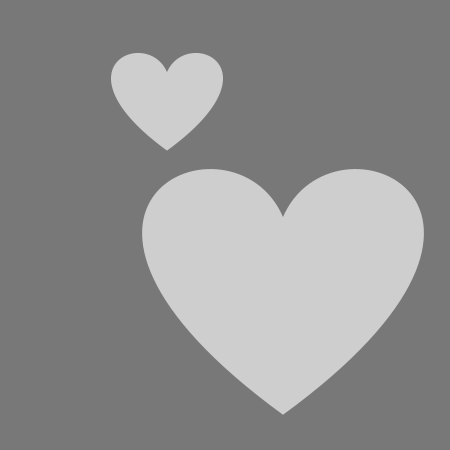
Frame 1 (no input)
Frame 60 (the mouse pressed at the canvas centre just before this capture): identical to frame 1, image omitted
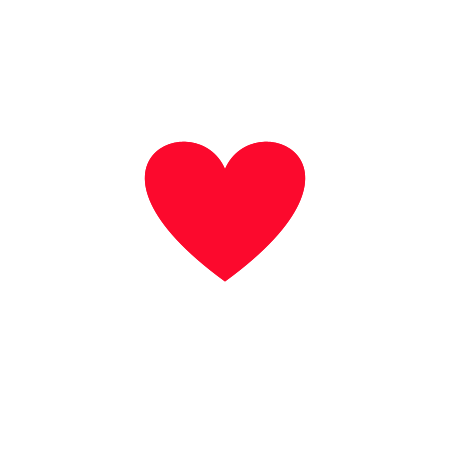
Frame 120 (the mouse held since frame 60 and released just before this capture)

The Processing sketch that drew these frames (run headless with seeded random() and noise(); from frame 60 on, the mouse is pressed at the canvas centre):

// Processing sketch: processing_58082
// ── processing_58082.pde

// GIL 5-4-2012 first processing scketch

void setup() 
{
  size(450, 450);
  noStroke();
  smooth();
  mouseX=int(random(25, width-25));
  mouseY=int(random(25, height-25));
}

void draw() 
{   
  if (mouseX==width/2 && mouseX == mouseY) { 
    background(255); fill(252, 9, 45, 255); // red harts
  } else { 
    background(120); fill(230, 230, 230, 200); // grey harts
  }  
  drawHart(mouseX, (height/2-mouseY/2)+(height/8), 0, 8);
  drawHart(width-mouseX, mouseY-(height/8), 8, 0);
}

void drawHart (float px, float py, int dim1, int dim2) {
  // px,py lines coordinates, dim1,dim2 dimensional limits, 
  // delta dimension multiplier (window must be a square)
  float delta = map(mouseY, 0, height, dim1, dim2);
  // hart proportion parameters based on window size
  float hh = height/(delta);      // hart height
  float uw = width/(delta*4);     // upper width
  float lw = width/(delta/1.47);  // lower width
  float uh = height/(delta/0.58); // upper height
  float lh = height/(delta/1.07); // lower height
  // draw hart
  bezier(px, py, px-uw, py-uh, px-lw, py+hh-lh, px, py+hh);
  bezier(px, py, px+uw, py-uh, px+lw, py+hh-lh, px, py+hh);
}
